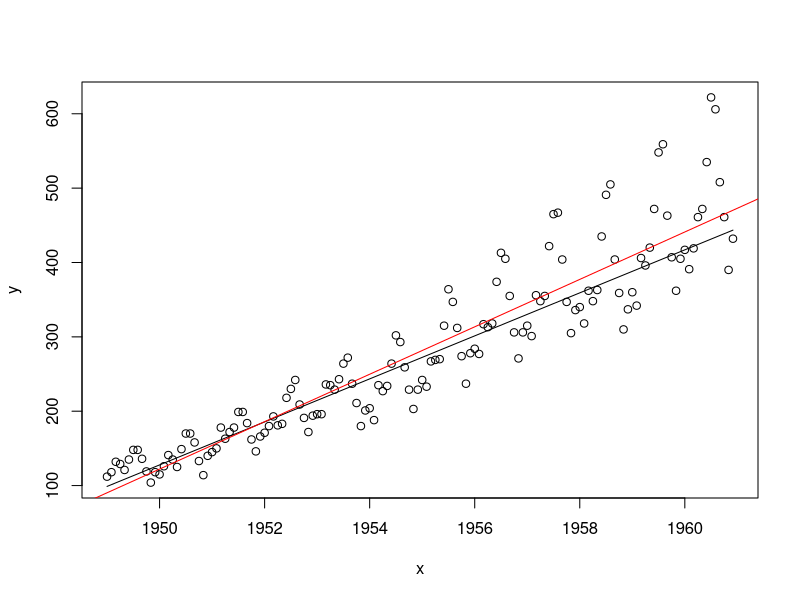
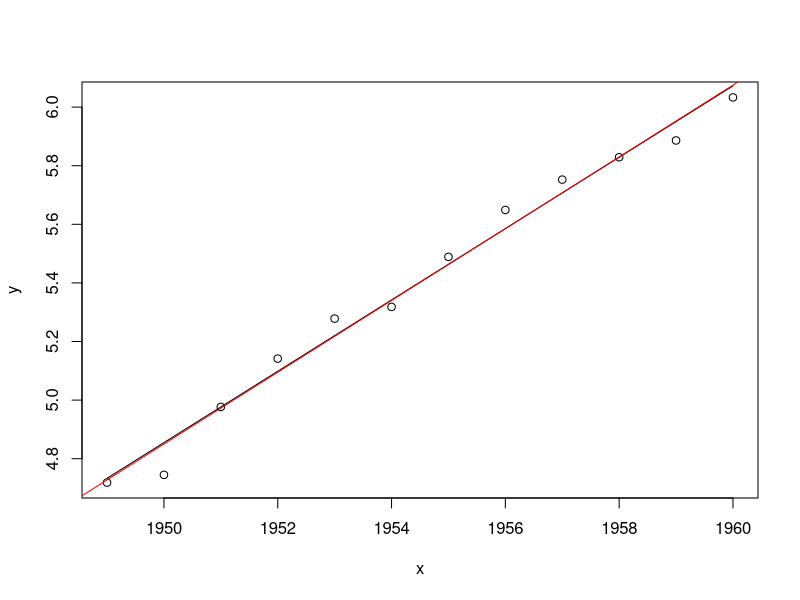
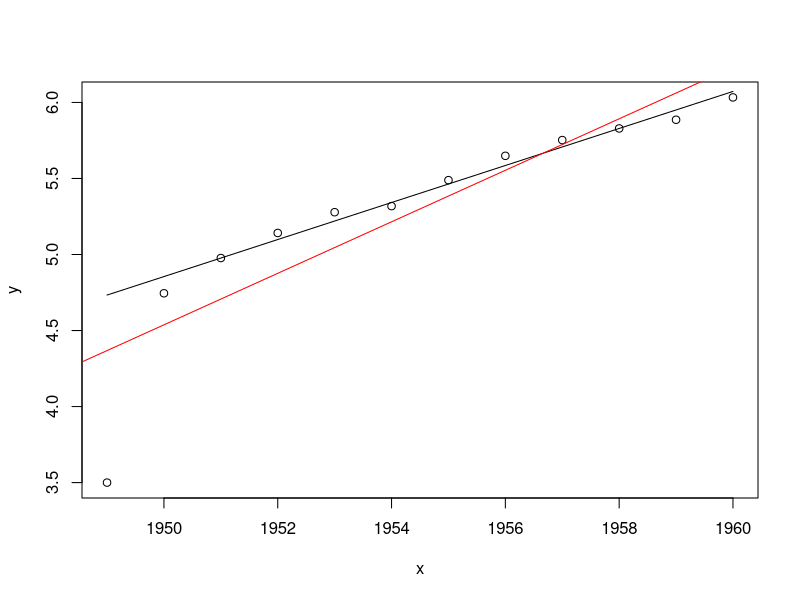
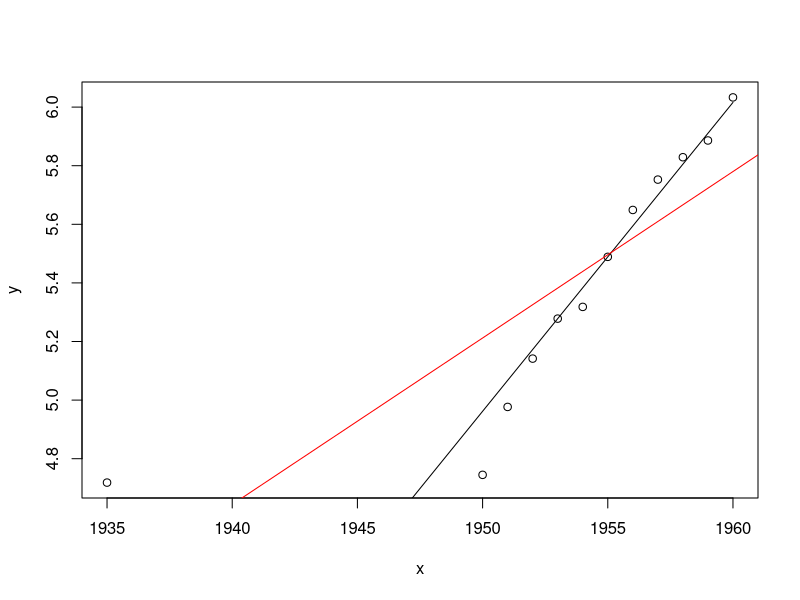
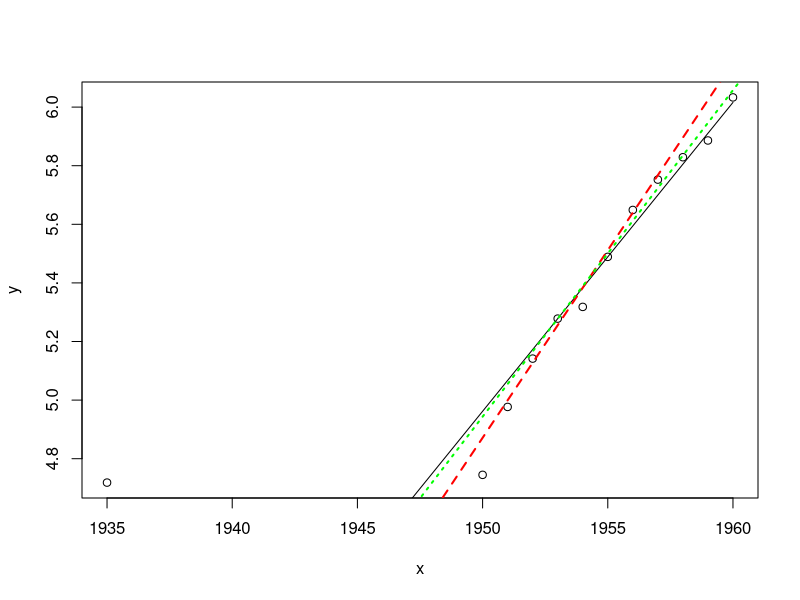

The R script that drew these images, in order:
library(quantreg)
data(AirPassengers)
x <- as.numeric(time(AirPassengers))
y <- as.numeric(AirPassengers)
medianreg <- rq( y ~ x, tau=0.5 )
plot(x,y)
lines(x, fitted(medianreg))
fit <- lm(y~x)
abline(fit,col="red")


sel=c(TRUE,FALSE,FALSE,FALSE,FALSE,FALSE,FALSE,FALSE,FALSE,FALSE,FALSE,FALSE) 
      x = x[sel]
      y = log(y[sel])
      medianreg <- rq( y ~ x, tau=0.5 )
      fit <- lm(y ~x)
      plot(x,y)
      lines(x, fitted(medianreg)) 
      abline(fit,col="red")
      
      y[1]=3.5
      medianreg <- rq( y ~ x, tau=0.5 ) 
      fit <- lm(y ~x)
      plot(x,y)
      lines(x, fitted(medianreg)) 
      abline(fit,col="red")
      
      y <- as.numeric(AirPassengers)
      y = log(y[sel])
      x[1]=1935
      medianreg <- rq( y ~ x, tau=0.5 ) 
      fit <- lm(y ~x)
      plot(x,y)
      lines(x, fitted(medianreg)) 
      abline(fit,col="red")
      
      
library(MASS)
medianreg <- rq( y ~ x, tau=0.5 )
plot(x,y)
lines(x, fitted(medianreg))
abline(lmsreg(y ~ x),lwd=2,col="red",lty=2)
abline(ltsreg(y ~ x),lwd=2,col="green",lty=3)


n =500; B <- 10000; 
X = rnorm(n,mean=0) 
TH = median(X) 
THboot <- numeric(B) 
for (b in 1:B){
  xboot = sample(X,n,replace=TRUE); 
  THboot[b] = median(xboot);}

1/(2*sqrt(n)*dnorm(0)) #Asymptotic var ## [1] 0.05604991
sd(THboot) # " Bootstrap
## [1] 0.04428533